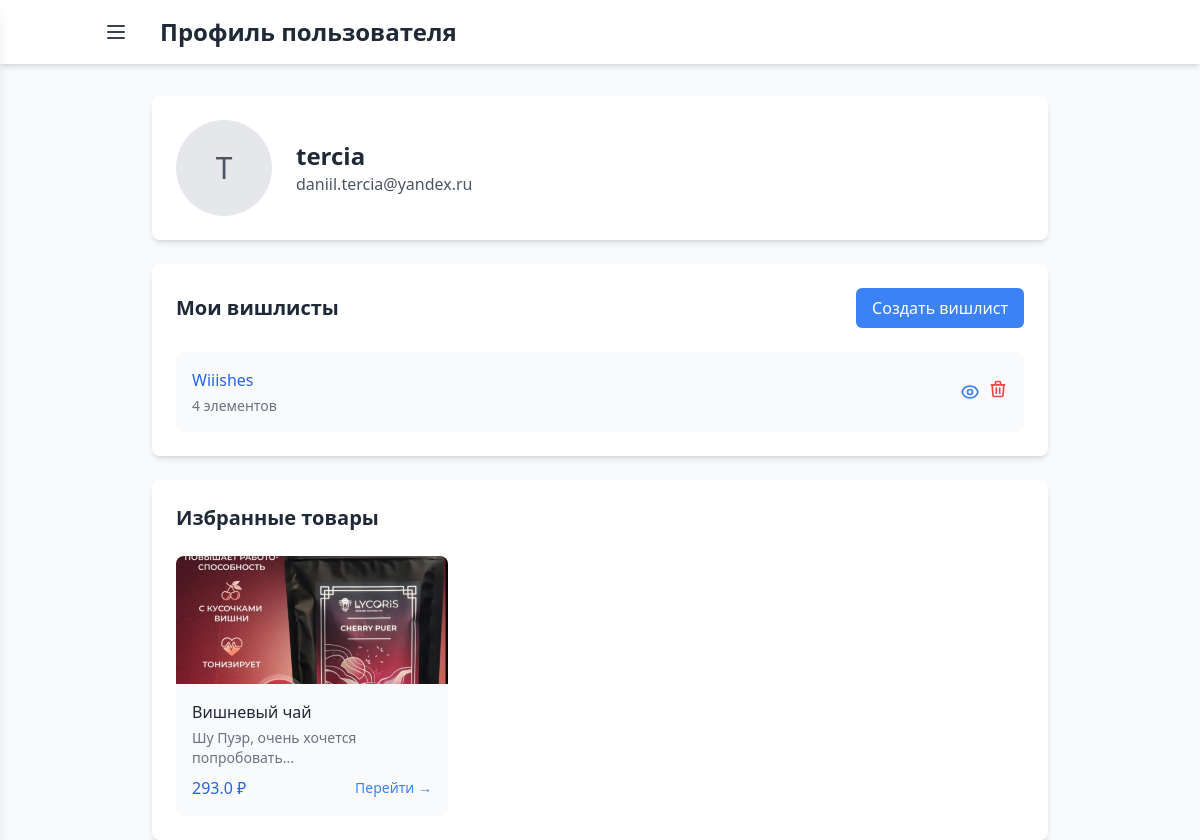
Page /profile/1 (signed in) on the earlier database version.
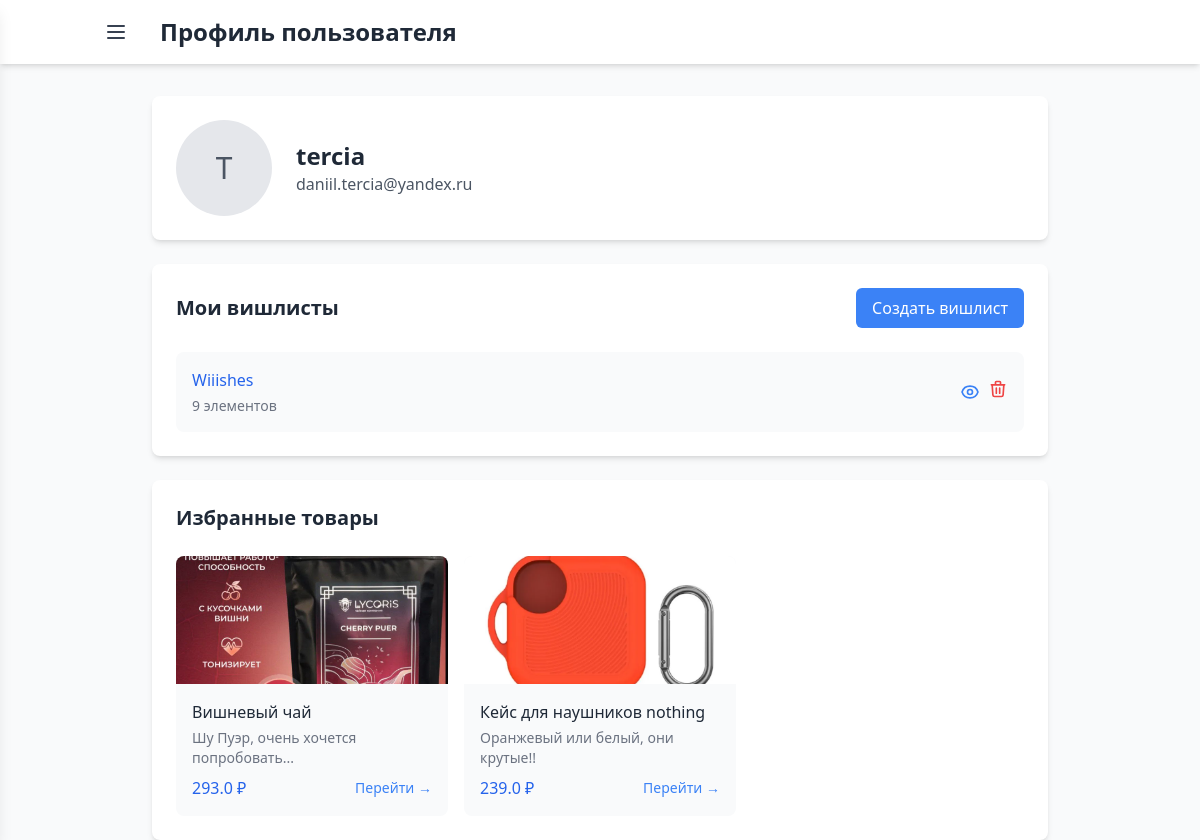
Same page on the later database version.
### wishlist/models.py (models this page shows, shortened)
class Wishlist(models.Model):
    user = models.ForeignKey(User, on_delete=models.CASCADE)
    title = models.CharField(max_length=200)
    description = models.TextField()
    created_at = models.DateTimeField(auto_now_add=True)
    likes = models.IntegerField(default=0)

class WishFav(models.Model):
    wish = models.ForeignKey(Wish, on_delete=models.CASCADE)
    user = models.ForeignKey(User, on_delete=models.CASCADE)
    created_at = models.DateTimeField(auto_now_add=True)
    class Meta:
        unique_together = ('wish', 'user')

class Wish(models.Model):
    wishlist = models.ForeignKey(Wishlist, on_delete=models.CASCADE)
    item_name = models.CharField(max_length=200)
    item_description = models.TextField()
    item_url = models.URLField()
    item_price = models.FloatField()
    item_image = models.ImageField(upload_to="images/", null=True, blank=True)
    created_at = models.DateTimeField(auto_now_add=True)

### wishlist/views.py (the view)
# urls.py: path('profile/<int:user_id>', views.profile, name='profile'),
@login_required
def profile(request, user_id):
    user = User.objects.get(id=user_id)
    wishlists = Wishlist.objects.filter(user=user)
    wishfavs = WishFav.objects.filter(user=user)
    context = {
        "user": user,
        "wishlists": wishlists,
        "favorite_items": wishfavs
    }
    return render(request, "profile.html", context)

### wishlist/templates/profile.html (shortened to what the changed rows need)
{% extends 'base.html' %}
{% block header %}
<h1 class="text-2xl font-bold text-gray-800">Профиль пользователя</h1>
{% endblock %}
{% block content %}
<div class="max-w-4xl mx-auto bg-white rounded-lg shadow-md overflow-hidden mb-6">
    <div class="p-6">
        <div class="flex items-center space-x-6">
            <div>
                <h1 class="text-2xl font-bold text-gray-800">{{ user.username }}</h1>
            </div>
        </div>
    </div>
</div>
<div class="max-w-4xl mx-auto bg-white rounded-lg shadow-md overflow-hidden mb-6">
    <div class="p-6">
        <div class="flex justify-between items-center mb-6">
            <h2 class="text-xl font-semibold text-gray-800">Мои вишлисты</h2>
        </div>
        <div class="space-y-4">
            {% for wishlist in wishlists %}
            <div class="flex items-center justify-between bg-gray-50 rounded-lg p-4 hover:bg-gray-100 transition duration-200">
                <div class="flex items-center space-x-4">
                    <div class="flex-1">
                        <a href="{% url 'wishlist_detail' wishlist.id %}" class="font-medium text-blue-600 hover:text-blue-800 transition duration-300">
                            {{ wishlist.title }}
                        </a>
                        <p class="text-sm text-gray-500 mt-1">{{ wishlist.wish_set.count }} элементов</p>
                    </div>
                </div>
                {% if user == request.user %}
                <div class="flex items-center space-x-2">
                    <a href="{% url 'wishlist_detail' wishlist.id %}" class="text-blue-500 hover:text-blue-700">
                    </a>
                    <form method="post" action="{% url 'delete_wishlist' wishlist.id %}" class="inline" onsubmit="return confirm('Удалить этот вишлист?');">
                        <button type="submit" class="text-red-500 hover:text-red-700">
                            <svg class="w-5 h-5" fill="none" stroke="currentColor" viewBox="0 0 24 24">
                                <path stroke-linecap="round" stroke-linejoin="round" stroke-width="2" d="M19 7l-.867 12.142A2 2 0 0116.138 21H7.862a2 2 0 01-1.995-1.858L5 7m5 4v6m4-6v6m1-10V4a1 1 0 00-1-1h-4a1 1 0 00-1 1v3M4 7h16"/>
                            </svg>
                        </button>
                    </form>
                </div>
                {% endif %}
            </div>
            {% empty %}
            <div class="text-center py-8">
                <p class="text-gray-500">Вишлистов пока нет</p>
            </div>
            {% endfor %}
        </div>
    </div>
</div>
<div class="max-w-4xl mx-auto bg-white rounded-lg shadow-md overflow-hidden">
    <div class="p-6">
        <h2 class="text-xl font-semibold text-gray-800 mb-6">Избранные товары</h2>
        <div class="grid grid-cols-1 sm:grid-cols-2 md:grid-cols-3 gap-4">
            {% for fav in favorite_items %}
            <div class="bg-gray-50 rounded-lg overflow-hidden hover:shadow-md transition-shadow duration-200">
                {% if fav.wish.item_image %}
                <img src="{{ fav.wish.item_image.url }}" alt="{{ fav.wish.item_name }}"
                     class="w-full h-32 object-cover">
                {% endif %}
                <div class="p-4">
                    <h3 class="font-medium text-gray-800 mb-1 truncate">{{ fav.wish.item_name }}</h3>
                    <p class="text-sm text-gray-500 mb-2 line-clamp-2">{{ fav.wish.item_description }}</p>
                    <div class="flex justify-between items-center">
                        <span class="text-blue-600 font-medium">{{ fav.wish.item_price }} ₽</span>
                        <a href="{% url 'wishlist_detail' fav.wish.wishlist.id %}"
                           class="text-sm text-blue-500 hover:text-blue-700 transition-colors duration-200">
                            Перейти →
                        </a>
                    </div>
                </div>
            </div>
            {% empty %}
            <div class="col-span-3 text-center py-8">
                <p class="text-gray-500">У вас пока нет избранных товаров</p>
                <p class="text-sm text-gray-400 mt-2">Добавляйте товары в избранное, нажимая на кнопку ❤️ в карточках товаров</p>
            </div>
            {% endfor %}
        </div>
    </div>
</div>
{% endblock %}

Differences in the rows shown:
computed for Wishlist "Wiiishes": wish_set.count "4" → "9"
added WishFav: wish.item_image (picture), wish.item_name "Кейс для наушников nothing", wish.item_description "Оранжевый или белый, они крутые!!", wish.item_price "239.0"
